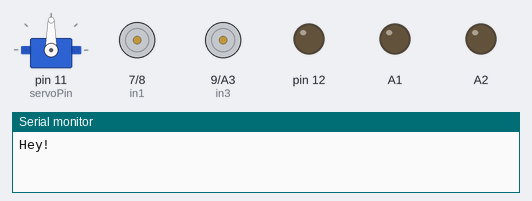
Simulated run of this sketch. Board: Arduino Uno, built with avr-gcc and run on an emulated ATmega328P. Shown: servo, motor-driver pin pairs drawn as motors (green arrow = first pin HIGH = forward, orange = second pin HIGH = backward, longer = more drive, scaled by the enable pin), output pins drawn as LEDs (lit = HIGH), the last lines printed to the serial monitor.

Above: at 0.1 s.
At 0.6 s:
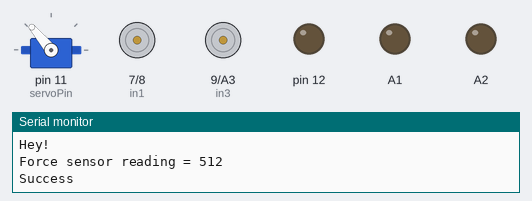
At 2.6 s:
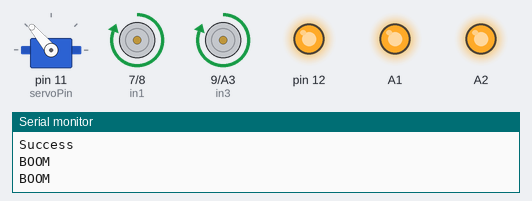
Timing chart, 0 to 4.1 s (numbered marks = the images above):
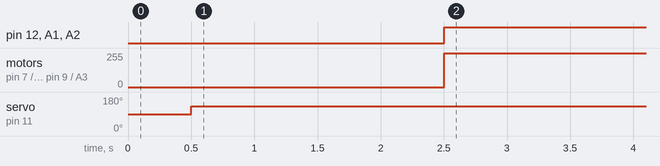

Measured:
- by itself, pin 12, A1, A2: LOW → HIGH at 2.5 s
- by itself, motor on pin 7 (in1) / pin 8 (in2), motor on pin 9 (in3) / A3 (in4): stopped → forward 255/255 at 2.5 s
- by itself, servo on pin 11 (servoPin): 90° → 130° at 0.50 s

The sketch:

Improtantn_code.ino
```cpp
//1. 5V and GND for relay A1 and A2 connect
const int FSen = A4;
#include <Servo.h>
int servoPin = 11;
Servo Servo1;
// Motor A connections
int enA = 5;
int in1 = 7;
int in2 = 8;
// Motor B connections
int enB = 6;
int in3 = 9;
int in4 = A3;


void setup() {
  Serial.begin(115200);
  pinMode(FSen, INPUT);
Serial.println("Hey!");
Servo1.attach(servoPin);
pinMode(12,OUTPUT);
digitalWrite(12, LOW);
pinMode(A2, OUTPUT);
digitalWrite(A2, LOW);
pinMode(A1, OUTPUT);
digitalWrite(A1, LOW);
// Set all the motor control pins to outputs
  pinMode(enA, OUTPUT);
  pinMode(enB, OUTPUT);
  pinMode(in1, OUTPUT);
  pinMode(in2, OUTPUT);
  pinMode(in3, OUTPUT);
  pinMode(in4, OUTPUT);

  // Turn off motors - Initial state
  digitalWrite(in1, LOW);
  digitalWrite(in2, LOW);
  digitalWrite(in3, LOW);
  digitalWrite(in4, LOW);
  }

void loop()
{

  int n = 0;
  int analogReading = analogRead(FSen);
  delay(500);
  Serial.print("Force sensor reading = ");
   Serial.println(analogReading);

 if(analogReading>=20)
{
 Serial.println("Success ");


Servo1.write(130);
   delay(1000);


n =1;
}

while(n==1)
{
Serial.println("BOOM");
delay(1000);
digitalWrite(12, HIGH);
// Set motors to maximum speed
  // For PWM maximum possible values are 0 to 255
  analogWrite(enA, 255);
  analogWrite(enB, 255);
  digitalWrite(in1, HIGH);
  digitalWrite(in2, LOW);
  digitalWrite(in3, HIGH);
  digitalWrite(in4, LOW);
digitalWrite(A2, HIGH);
digitalWrite(A1, HIGH);
}

}
```
